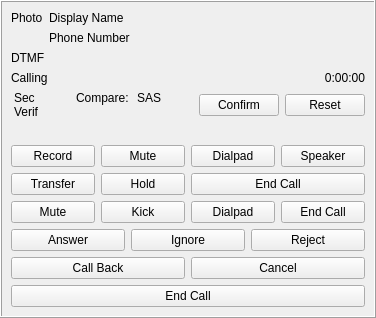
<?xml version="1.0" encoding="UTF-8"?>
<ui version="4.0">
 <class>CallWidget</class>
 <widget class="QWidget" name="CallWidget">
  <property name="geometry">
   <rect>
    <x>0</x>
    <y>0</y>
    <width>376</width>
    <height>318</height>
   </rect>
  </property>
  <property name="sizePolicy">
   <sizepolicy hsizetype="MinimumExpanding" vsizetype="MinimumExpanding">
    <horstretch>0</horstretch>
    <verstretch>0</verstretch>
   </sizepolicy>
  </property>
  <property name="acceptDrops">
   <bool>true</bool>
  </property>
  <layout class="QHBoxLayout" name="horizontalLayout">
   <property name="leftMargin">
    <number>0</number>
   </property>
   <property name="topMargin">
    <number>0</number>
   </property>
   <property name="rightMargin">
    <number>0</number>
   </property>
   <property name="bottomMargin">
    <number>0</number>
   </property>
   <item>
    <widget class="QFrame" name="callFrame">
     <property name="sizePolicy">
      <sizepolicy hsizetype="Preferred" vsizetype="MinimumExpanding">
       <horstretch>0</horstretch>
       <verstretch>0</verstretch>
      </sizepolicy>
     </property>
     <property name="frameShape">
      <enum>QFrame::Box</enum>
     </property>
     <property name="frameShadow">
      <enum>QFrame::Raised</enum>
     </property>
     <property name="lineWidth">
      <number>1</number>
     </property>
     <property name="midLineWidth">
      <number>0</number>
     </property>
     <layout class="QVBoxLayout" name="verticalLayout">
      <item>
       <layout class="QGridLayout" name="gridCallInfo">
        <item row="0" column="1">
         <widget class="QLabel" name="lbName">
          <property name="sizePolicy">
           <sizepolicy hsizetype="MinimumExpanding" vsizetype="Preferred">
            <horstretch>0</horstretch>
            <verstretch>0</verstretch>
           </sizepolicy>
          </property>
          <property name="maximumSize">
           <size>
            <width>700</width>
            <height>16777215</height>
           </size>
          </property>
          <property name="text">
           <string>Display Name</string>
          </property>
          <property name="textFormat">
           <enum>Qt::PlainText</enum>
          </property>
          <property name="alignment">
           <set>Qt::AlignBottom|Qt::AlignLeading|Qt::AlignLeft</set>
          </property>
          <property name="wordWrap">
           <bool>true</bool>
          </property>
         </widget>
        </item>
        <item row="0" column="0" rowspan="2">
         <widget class="QLabel" name="lbPhoto">
          <property name="sizePolicy">
           <sizepolicy hsizetype="Minimum" vsizetype="Minimum">
            <horstretch>0</horstretch>
            <verstretch>0</verstretch>
           </sizepolicy>
          </property>
          <property name="text">
           <string>Photo</string>
          </property>
          <property name="textFormat">
           <enum>Qt::PlainText</enum>
          </property>
          <property name="alignment">
           <set>Qt::AlignLeading|Qt::AlignLeft|Qt::AlignTop</set>
          </property>
          <property name="wordWrap">
           <bool>true</bool>
          </property>
         </widget>
        </item>
        <item row="6" column="1">
         <spacer name="verticalSpacer">
          <property name="orientation">
           <enum>Qt::Vertical</enum>
          </property>
          <property name="sizeType">
           <enum>QSizePolicy::MinimumExpanding</enum>
          </property>
          <property name="sizeHint" stdset="0">
           <size>
            <width>20</width>
            <height>0</height>
           </size>
          </property>
         </spacer>
        </item>
        <item row="1" column="1">
         <widget class="QLabel" name="lbNumber">
          <property name="sizePolicy">
           <sizepolicy hsizetype="MinimumExpanding" vsizetype="Preferred">
            <horstretch>0</horstretch>
            <verstretch>0</verstretch>
           </sizepolicy>
          </property>
          <property name="text">
           <string>Phone Number</string>
          </property>
          <property name="textFormat">
           <enum>Qt::PlainText</enum>
          </property>
          <property name="alignment">
           <set>Qt::AlignBottom|Qt::AlignLeading|Qt::AlignLeft</set>
          </property>
          <property name="wordWrap">
           <bool>true</bool>
          </property>
         </widget>
        </item>
        <item row="5" column="0" colspan="2">
         <widget class="QFrame" name="frZrtp">
          <property name="sizePolicy">
           <sizepolicy hsizetype="Preferred" vsizetype="Preferred">
            <horstretch>0</horstretch>
            <verstretch>0</verstretch>
           </sizepolicy>
          </property>
          <property name="frameShape">
           <enum>QFrame::NoFrame</enum>
          </property>
          <property name="frameShadow">
           <enum>QFrame::Plain</enum>
          </property>
          <property name="lineWidth">
           <number>0</number>
          </property>
          <layout class="QGridLayout" name="gridLayout">
           <property name="leftMargin">
            <number>3</number>
           </property>
           <property name="topMargin">
            <number>0</number>
           </property>
           <property name="rightMargin">
            <number>0</number>
           </property>
           <property name="bottomMargin">
            <number>0</number>
           </property>
           <property name="verticalSpacing">
            <number>0</number>
           </property>
           <item row="0" column="0">
            <widget class="QLabel" name="lbZrtpInfo">
             <property name="text">
              <string>Sec</string>
             </property>
             <property name="alignment">
              <set>Qt::AlignLeading|Qt::AlignLeft|Qt::AlignTop</set>
             </property>
             <property name="wordWrap">
              <bool>true</bool>
             </property>
            </widget>
           </item>
           <item row="0" column="2">
            <widget class="QLabel" name="lbZrtpCompare">
             <property name="text">
              <string>Compare:</string>
             </property>
             <property name="alignment">
              <set>Qt::AlignLeading|Qt::AlignLeft|Qt::AlignTop</set>
             </property>
            </widget>
           </item>
           <item row="0" column="3">
            <widget class="QLabel" name="lbZrtpSAS">
             <property name="text">
              <string>SAS</string>
             </property>
             <property name="alignment">
              <set>Qt::AlignLeading|Qt::AlignLeft|Qt::AlignTop</set>
             </property>
            </widget>
           </item>
           <item row="1" column="0">
            <widget class="QLabel" name="lbZrtpVerify">
             <property name="text">
              <string>Verif</string>
             </property>
             <property name="alignment">
              <set>Qt::AlignLeading|Qt::AlignLeft|Qt::AlignTop</set>
             </property>
            </widget>
           </item>
           <item row="0" column="4" rowspan="2">
            <widget class="QPushButton" name="btZrtpConfirm">
             <property name="text">
              <string>Confirm</string>
             </property>
            </widget>
           </item>
           <item row="0" column="5" rowspan="2">
            <widget class="QPushButton" name="btZrtpReset">
             <property name="text">
              <string>Reset</string>
             </property>
            </widget>
           </item>
          </layout>
         </widget>
        </item>
        <item row="2" column="0" colspan="2">
         <widget class="QLabel" name="lbDTMF">
          <property name="text">
           <string>DTMF</string>
          </property>
          <property name="textFormat">
           <enum>Qt::PlainText</enum>
          </property>
          <property name="alignment">
           <set>Qt::AlignLeading|Qt::AlignLeft|Qt::AlignTop</set>
          </property>
          <property name="wordWrap">
           <bool>true</bool>
          </property>
         </widget>
        </item>
        <item row="4" column="0" colspan="2">
         <layout class="QGridLayout" name="gridLayout_2">
          <item row="0" column="0">
           <widget class="QLabel" name="lbStatus">
            <property name="text">
             <string>Calling</string>
            </property>
            <property name="textFormat">
             <enum>Qt::PlainText</enum>
            </property>
            <property name="alignment">
             <set>Qt::AlignLeading|Qt::AlignLeft|Qt::AlignTop</set>
            </property>
            <property name="wordWrap">
             <bool>true</bool>
            </property>
           </widget>
          </item>
          <item row="0" column="1">
           <widget class="QLabel" name="lbTime">
            <property name="text">
             <string>0:00:00</string>
            </property>
            <property name="textFormat">
             <enum>Qt::PlainText</enum>
            </property>
            <property name="alignment">
             <set>Qt::AlignRight|Qt::AlignTop|Qt::AlignTrailing</set>
            </property>
            <property name="wordWrap">
             <bool>true</bool>
            </property>
           </widget>
          </item>
         </layout>
        </item>
       </layout>
      </item>
      <item>
       <widget class="QFrame" name="frRegularCall">
        <property name="sizePolicy">
         <sizepolicy hsizetype="Preferred" vsizetype="Minimum">
          <horstretch>0</horstretch>
          <verstretch>0</verstretch>
         </sizepolicy>
        </property>
        <property name="frameShape">
         <enum>QFrame::NoFrame</enum>
        </property>
        <property name="frameShadow">
         <enum>QFrame::Raised</enum>
        </property>
        <layout class="QGridLayout" name="gridLayout_3">
         <property name="leftMargin">
          <number>0</number>
         </property>
         <property name="topMargin">
          <number>0</number>
         </property>
         <property name="rightMargin">
          <number>0</number>
         </property>
         <property name="bottomMargin">
          <number>0</number>
         </property>
         <item row="1" column="1">
          <widget class="QPushButton" name="btHold">
           <property name="text">
            <string>Hold</string>
           </property>
          </widget>
         </item>
         <item row="0" column="2">
          <widget class="QPushButton" name="btDialpad">
           <property name="text">
            <string>Dialpad</string>
           </property>
          </widget>
         </item>
         <item row="1" column="0">
          <widget class="QPushButton" name="btTransfer">
           <property name="text">
            <string>Transfer</string>
           </property>
          </widget>
         </item>
         <item row="0" column="0">
          <widget class="QPushButton" name="btRecord">
           <property name="text">
            <string>Record</string>
           </property>
          </widget>
         </item>
         <item row="0" column="1">
          <widget class="QPushButton" name="btMute">
           <property name="text">
            <string>Mute</string>
           </property>
          </widget>
         </item>
         <item row="1" column="2" colspan="2">
          <widget class="QPushButton" name="btHangup">
           <property name="text">
            <string>End Call</string>
           </property>
          </widget>
         </item>
         <item row="0" column="3">
          <widget class="QPushButton" name="btSpeaker">
           <property name="text">
            <string>Speaker</string>
           </property>
          </widget>
         </item>
        </layout>
       </widget>
      </item>
      <item>
       <widget class="QFrame" name="frConfCall">
        <property name="sizePolicy">
         <sizepolicy hsizetype="Preferred" vsizetype="Minimum">
          <horstretch>0</horstretch>
          <verstretch>0</verstretch>
         </sizepolicy>
        </property>
        <property name="frameShape">
         <enum>QFrame::NoFrame</enum>
        </property>
        <property name="frameShadow">
         <enum>QFrame::Raised</enum>
        </property>
        <layout class="QHBoxLayout" name="horizontalLayout_5">
         <property name="leftMargin">
          <number>0</number>
         </property>
         <property name="topMargin">
          <number>0</number>
         </property>
         <property name="rightMargin">
          <number>0</number>
         </property>
         <property name="bottomMargin">
          <number>0</number>
         </property>
         <item>
          <widget class="QPushButton" name="btMuteC">
           <property name="text">
            <string>Mute</string>
           </property>
          </widget>
         </item>
         <item>
          <widget class="QPushButton" name="btKick">
           <property name="text">
            <string>Kick</string>
           </property>
          </widget>
         </item>
         <item>
          <widget class="QPushButton" name="btDialpadC">
           <property name="text">
            <string>Dialpad</string>
           </property>
          </widget>
         </item>
         <item>
          <widget class="QPushButton" name="btHangupC">
           <property name="text">
            <string>End Call</string>
           </property>
          </widget>
         </item>
        </layout>
       </widget>
      </item>
      <item>
       <widget class="QFrame" name="frInboundCall">
        <property name="sizePolicy">
         <sizepolicy hsizetype="Preferred" vsizetype="Minimum">
          <horstretch>0</horstretch>
          <verstretch>0</verstretch>
         </sizepolicy>
        </property>
        <property name="frameShape">
         <enum>QFrame::NoFrame</enum>
        </property>
        <property name="frameShadow">
         <enum>QFrame::Raised</enum>
        </property>
        <layout class="QHBoxLayout" name="horizontalLayout_4">
         <property name="leftMargin">
          <number>0</number>
         </property>
         <property name="topMargin">
          <number>0</number>
         </property>
         <property name="rightMargin">
          <number>0</number>
         </property>
         <property name="bottomMargin">
          <number>0</number>
         </property>
         <item>
          <widget class="QPushButton" name="btAnswer">
           <property name="text">
            <string>Answer</string>
           </property>
          </widget>
         </item>
         <item>
          <widget class="QPushButton" name="btSilence">
           <property name="text">
            <string>Ignore</string>
           </property>
          </widget>
         </item>
         <item>
          <widget class="QPushButton" name="btReject">
           <property name="text">
            <string>Reject</string>
           </property>
          </widget>
         </item>
        </layout>
       </widget>
      </item>
      <item>
       <widget class="QFrame" name="frFailedCall">
        <property name="sizePolicy">
         <sizepolicy hsizetype="Preferred" vsizetype="Minimum">
          <horstretch>0</horstretch>
          <verstretch>0</verstretch>
         </sizepolicy>
        </property>
        <property name="frameShape">
         <enum>QFrame::NoFrame</enum>
        </property>
        <property name="frameShadow">
         <enum>QFrame::Raised</enum>
        </property>
        <layout class="QHBoxLayout" name="horizontalLayout_3">
         <property name="leftMargin">
          <number>0</number>
         </property>
         <property name="topMargin">
          <number>0</number>
         </property>
         <property name="rightMargin">
          <number>0</number>
         </property>
         <property name="bottomMargin">
          <number>0</number>
         </property>
         <item>
          <widget class="QPushButton" name="btCallBack">
           <property name="text">
            <string>Call Back</string>
           </property>
          </widget>
         </item>
         <item>
          <widget class="QPushButton" name="btCancel">
           <property name="text">
            <string>Cancel</string>
           </property>
          </widget>
         </item>
        </layout>
       </widget>
      </item>
      <item>
       <widget class="QFrame" name="frOutboundCall">
        <property name="sizePolicy">
         <sizepolicy hsizetype="Preferred" vsizetype="Minimum">
          <horstretch>0</horstretch>
          <verstretch>0</verstretch>
         </sizepolicy>
        </property>
        <property name="frameShape">
         <enum>QFrame::NoFrame</enum>
        </property>
        <property name="frameShadow">
         <enum>QFrame::Raised</enum>
        </property>
        <layout class="QHBoxLayout" name="horizontalLayout_2">
         <property name="leftMargin">
          <number>0</number>
         </property>
         <property name="topMargin">
          <number>0</number>
         </property>
         <property name="rightMargin">
          <number>0</number>
         </property>
         <property name="bottomMargin">
          <number>0</number>
         </property>
         <item>
          <widget class="QPushButton" name="btHangupO">
           <property name="text">
            <string>End Call</string>
           </property>
          </widget>
         </item>
        </layout>
       </widget>
      </item>
     </layout>
    </widget>
   </item>
  </layout>
 </widget>
 <resources/>
 <connections>
  <connection>
   <sender>btAnswer</sender>
   <signal>clicked()</signal>
   <receiver>CallWidget</receiver>
   <slot>buttonClicked()</slot>
   <hints>
    <hint type="sourcelabel">
     <x>124</x>
     <y>217</y>
    </hint>
    <hint type="destinationlabel">
     <x>27</x>
     <y>3</y>
    </hint>
   </hints>
  </connection>
  <connection>
   <sender>btMute</sender>
   <signal>clicked()</signal>
   <receiver>CallWidget</receiver>
   <slot>buttonClicked()</slot>
   <hints>
    <hint type="sourcelabel">
     <x>184</x>
     <y>130</y>
    </hint>
    <hint type="destinationlabel">
     <x>92</x>
     <y>3</y>
    </hint>
   </hints>
  </connection>
  <connection>
   <sender>btSilence</sender>
   <signal>clicked()</signal>
   <receiver>CallWidget</receiver>
   <slot>buttonClicked()</slot>
   <hints>
    <hint type="sourcelabel">
     <x>244</x>
     <y>217</y>
    </hint>
    <hint type="destinationlabel">
     <x>165</x>
     <y>84</y>
    </hint>
   </hints>
  </connection>
  <connection>
   <sender>btHold</sender>
   <signal>clicked()</signal>
   <receiver>CallWidget</receiver>
   <slot>buttonClicked()</slot>
   <hints>
    <hint type="sourcelabel">
     <x>184</x>
     <y>159</y>
    </hint>
    <hint type="destinationlabel">
     <x>223</x>
     <y>2</y>
    </hint>
   </hints>
  </connection>
  <connection>
   <sender>btHangup</sender>
   <signal>clicked()</signal>
   <receiver>CallWidget</receiver>
   <slot>buttonClicked()</slot>
   <hints>
    <hint type="sourcelabel">
     <x>365</x>
     <y>159</y>
    </hint>
    <hint type="destinationlabel">
     <x>308</x>
     <y>0</y>
    </hint>
   </hints>
  </connection>
  <connection>
   <sender>btReject</sender>
   <signal>clicked()</signal>
   <receiver>CallWidget</receiver>
   <slot>buttonClicked()</slot>
   <hints>
    <hint type="sourcelabel">
     <x>365</x>
     <y>217</y>
    </hint>
    <hint type="destinationlabel">
     <x>405</x>
     <y>3</y>
    </hint>
   </hints>
  </connection>
  <connection>
   <sender>btKick</sender>
   <signal>clicked()</signal>
   <receiver>CallWidget</receiver>
   <slot>buttonClicked()</slot>
   <hints>
    <hint type="sourcelabel">
     <x>184</x>
     <y>188</y>
    </hint>
    <hint type="destinationlabel">
     <x>277</x>
     <y>51</y>
    </hint>
   </hints>
  </connection>
  <connection>
   <sender>btRecord</sender>
   <signal>clicked()</signal>
   <receiver>CallWidget</receiver>
   <slot>buttonClicked()</slot>
   <hints>
    <hint type="sourcelabel">
     <x>91</x>
     <y>130</y>
    </hint>
    <hint type="destinationlabel">
     <x>277</x>
     <y>51</y>
    </hint>
   </hints>
  </connection>
  <connection>
   <sender>btCancel</sender>
   <signal>clicked()</signal>
   <receiver>CallWidget</receiver>
   <slot>close()</slot>
   <hints>
    <hint type="sourcelabel">
     <x>365</x>
     <y>246</y>
    </hint>
    <hint type="destinationlabel">
     <x>469</x>
     <y>-3</y>
    </hint>
   </hints>
  </connection>
  <connection>
   <sender>btCallBack</sender>
   <signal>clicked()</signal>
   <receiver>CallWidget</receiver>
   <slot>buttonClicked()</slot>
   <hints>
    <hint type="sourcelabel">
     <x>184</x>
     <y>246</y>
    </hint>
    <hint type="destinationlabel">
     <x>594</x>
     <y>94</y>
    </hint>
   </hints>
  </connection>
  <connection>
   <sender>btSpeaker</sender>
   <signal>clicked()</signal>
   <receiver>CallWidget</receiver>
   <slot>buttonClicked()</slot>
   <hints>
    <hint type="sourcelabel">
     <x>365</x>
     <y>130</y>
    </hint>
    <hint type="destinationlabel">
     <x>112</x>
     <y>-3</y>
    </hint>
   </hints>
  </connection>
  <connection>
   <sender>btDialpad</sender>
   <signal>clicked()</signal>
   <receiver>CallWidget</receiver>
   <slot>buttonClicked()</slot>
   <hints>
    <hint type="sourcelabel">
     <x>275</x>
     <y>130</y>
    </hint>
    <hint type="destinationlabel">
     <x>556</x>
     <y>129</y>
    </hint>
   </hints>
  </connection>
  <connection>
   <sender>btTransfer</sender>
   <signal>clicked()</signal>
   <receiver>CallWidget</receiver>
   <slot>buttonClicked()</slot>
   <hints>
    <hint type="sourcelabel">
     <x>63</x>
     <y>159</y>
    </hint>
    <hint type="destinationlabel">
     <x>398</x>
     <y>64</y>
    </hint>
   </hints>
  </connection>
  <connection>
   <sender>btMuteC</sender>
   <signal>clicked()</signal>
   <receiver>CallWidget</receiver>
   <slot>buttonClicked()</slot>
   <hints>
    <hint type="sourcelabel">
     <x>94</x>
     <y>188</y>
    </hint>
    <hint type="destinationlabel">
     <x>398</x>
     <y>155</y>
    </hint>
   </hints>
  </connection>
  <connection>
   <sender>btDialpadC</sender>
   <signal>clicked()</signal>
   <receiver>CallWidget</receiver>
   <slot>buttonClicked()</slot>
   <hints>
    <hint type="sourcelabel">
     <x>275</x>
     <y>188</y>
    </hint>
    <hint type="destinationlabel">
     <x>398</x>
     <y>155</y>
    </hint>
   </hints>
  </connection>
  <connection>
   <sender>btHangupC</sender>
   <signal>clicked()</signal>
   <receiver>CallWidget</receiver>
   <slot>buttonClicked()</slot>
   <hints>
    <hint type="sourcelabel">
     <x>365</x>
     <y>188</y>
    </hint>
    <hint type="destinationlabel">
     <x>398</x>
     <y>155</y>
    </hint>
   </hints>
  </connection>
  <connection>
   <sender>btHangupO</sender>
   <signal>clicked()</signal>
   <receiver>CallWidget</receiver>
   <slot>buttonClicked()</slot>
   <hints>
    <hint type="sourcelabel">
     <x>365</x>
     <y>275</y>
    </hint>
    <hint type="destinationlabel">
     <x>398</x>
     <y>155</y>
    </hint>
   </hints>
  </connection>
  <connection>
   <sender>btZrtpConfirm</sender>
   <signal>clicked()</signal>
   <receiver>CallWidget</receiver>
   <slot>buttonClicked()</slot>
   <hints>
    <hint type="sourcelabel">
     <x>238</x>
     <y>89</y>
    </hint>
    <hint type="destinationlabel">
     <x>187</x>
     <y>142</y>
    </hint>
   </hints>
  </connection>
  <connection>
   <sender>btZrtpReset</sender>
   <signal>clicked()</signal>
   <receiver>CallWidget</receiver>
   <slot>buttonClicked()</slot>
   <hints>
    <hint type="sourcelabel">
     <x>324</x>
     <y>89</y>
    </hint>
    <hint type="destinationlabel">
     <x>187</x>
     <y>142</y>
    </hint>
   </hints>
  </connection>
 </connections>
 <slots>
  <slot>buttonClicked()</slot>
 </slots>
</ui>
